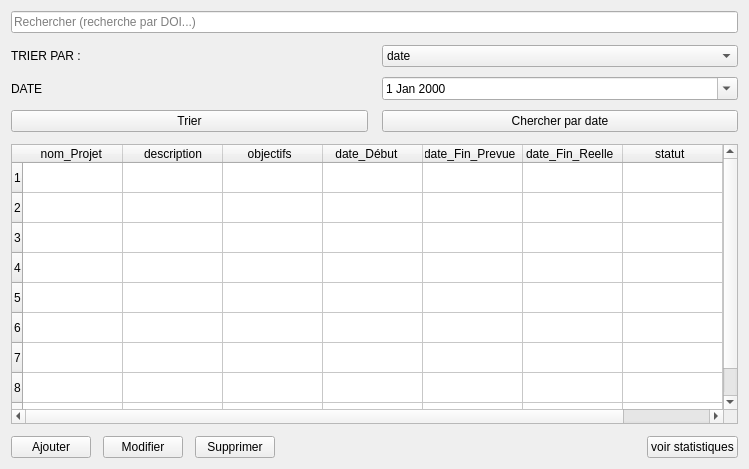
            <widget class="QWidget" name="page_proj_list">
             <layout class="QVBoxLayout" name="verticalLayoutProjList">
              <property name="spacing">
               <number>12</number>
              </property>
              <item>
               <widget class="QLineEdit" name="lineSearchProj">
                <property name="text">
                 <string/>
                </property>
                <property name="placeholderText">
                 <string>Rechercher (recherche par DOI...)</string>
                </property>
               </widget>
              </item>
              <item>
               <layout class="QGridLayout" name="gridLayoutProjFilters">
                <property name="horizontalSpacing">
                 <number>14</number>
                </property>
                <property name="verticalSpacing">
                 <number>10</number>
                </property>
                <item row="1" column="1">
                 <widget class="QDateEdit" name="dateDuProj">
                  <property name="calendarPopup">
                   <bool>true</bool>
                  </property>
                  <property name="date">
                   <date>
                    <year>2000</year>
                    <month>1</month>
                    <day>1</day>
                   </date>
                  </property>
                 </widget>
                </item>
                <item row="0" column="1">
                 <widget class="QComboBox" name="comboCategorieProj">
                  <item>
                   <property name="text">
                    <string>date</string>
                   </property>
                  </item>
                  <item>
                   <property name="text">
                    <string>titre</string>
                   </property>
                  </item>
                 </widget>
                </item>
                <item row="2" column="0">
                 <widget class="QPushButton" name="btnAppliquerProj">
                  <property name="text">
                   <string>Trier</string>
                  </property>
                 </widget>
                </item>
                <item row="2" column="1">
                 <widget class="QPushButton" name="btnFiltrerDateProj">
                  <property name="text">
                   <string>Chercher par date</string>
                  </property>
                 </widget>
                </item>
                <item row="0" column="0">
                 <widget class="QLabel" name="lblCategorieProj">
                  <property name="text">
                   <string>TRIER PAR :</string>
                  </property>
                 </widget>
                </item>
                <item row="1" column="0">
                 <widget class="QLabel" name="lblPeriodeDuProj">
                  <property name="text">
                   <string>DATE</string>
                  </property>
                 </widget>
                </item>
               </layout>
              </item>
              <item>
               <widget class="QTableWidget" name="tableProjets">
                <property name="minimumSize">
                 <size>
                  <width>0</width>
                  <height>280</height>
                 </size>
                </property>
                <property name="rowCount">
                 <number>9</number>
                </property>
                <property name="columnCount">
                 <number>8</number>
                </property>
                <row/>
                <row/>
                <row/>
                <row/>
                <row/>
                <row/>
                <row/>
                <row/>
                <row/>
                <column>
                 <property name="text">
                  <string>nom_Projet </string>
                 </property>
                </column>
                <column>
                 <property name="text">
                  <string>description</string>
                 </property>
                </column>
                <column>
                 <property name="text">
                  <string>objectifs  </string>
                 </property>
                </column>
                <column>
                 <property name="text">
                  <string>date_Début    </string>
                 </property>
                </column>
                <column>
                 <property name="text">
                  <string>date_Fin_Prevue  </string>
                 </property>
                </column>
                <column>
                 <property name="text">
                  <string>date_Fin_Reelle  </string>
                 </property>
                </column>
                <column>
                 <property name="text">
                  <string>statut  </string>
                 </property>
                </column>
                <column>
                 <property name="text">
                  <string>priorite </string>
                 </property>
                </column>
               </widget>
              </item>
              <item>
               <layout class="QHBoxLayout" name="horizontalLayoutProjBottom">
                <property name="spacing">
                 <number>12</number>
                </property>
                <item>
                 <widget class="QPushButton" name="btnAjouterProj">
                  <property name="text">
                   <string>Ajouter</string>
                  </property>
                 </widget>
                </item>
                <item>
                 <widget class="QPushButton" name="btnModifierProj">
                  <property name="text">
                   <string>Modifier</string>
                  </property>
                 </widget>
                </item>
                <item>
                 <widget class="QPushButton" name="btnSupprimerProj">
                  <property name="text">
                   <string>Supprimer</string>
                  </property>
                 </widget>
                </item>
                <item>
                 <spacer name="horizontalSpacerProjBottom">
                  <property name="orientation">
                   <enum>Qt::Orientation::Horizontal</enum>
                  </property>
                  <property name="sizeHint" stdset="0">
                   <size>
                    <width>360</width>
                    <height>20</height>
                   </size>
                  </property>
                 </spacer>
                </item>
                <item>
                 <widget class="QPushButton" name="btnVoirStatistiquesProj">
                  <property name="text">
                   <string>voir statistiques</string>
                  </property>
                 </widget>
                </item>
               </layout>
              </item>
             </layout>
            </widget>
